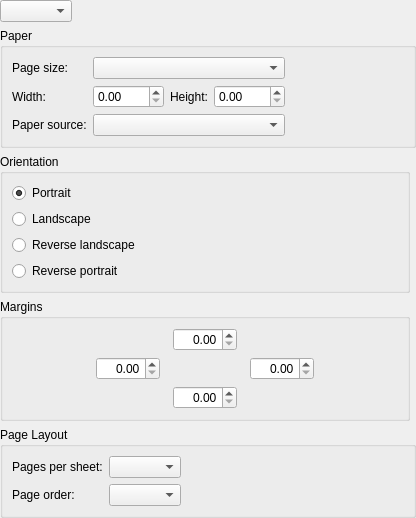
<ui version="4.0" >
 <class>QPageSetupWidget</class>
 <widget class="QWidget" name="QPageSetupWidget" >
  <property name="geometry" >
   <rect>
    <x>0</x>
    <y>0</y>
    <width>416</width>
    <height>515</height>
   </rect>
  </property>
  <property name="windowTitle" >
   <string>Form</string>
  </property>
  <layout class="QGridLayout" name="gridLayout_3" >
   <property name="margin" >
    <number>0</number>
   </property>
   <item row="1" column="0" colspan="2">
    <widget class="QGroupBox" name="groupBox_2">
     <property name="title">
      <string>Paper</string>
     </property>
     <layout class="QGridLayout" name="gridLayout_2">
      <item row="0" column="0">
       <widget class="QLabel" name="pageSizeLabel">
        <property name="text">
         <string>Page size:</string>
        </property>
        <property name="buddy">
         <cstring>pageSizeCombo</cstring>
        </property>
       </widget>
      </item>
      <item row="0" column="1" >
       <widget class="QComboBox" name="pageSizeCombo" />
      </item>
      <item row="1" column="0" >
       <widget class="QLabel" name="widthLabel" >
        <property name="text" >
         <string>Width:</string>
        </property>
        <property name="buddy" >
         <cstring>pageWidth</cstring>
        </property>
       </widget>
      </item>
      <item row="1" column="1" >
       <layout class="QHBoxLayout" name="horizontalLayout_3" >
        <item>
         <widget class="QDoubleSpinBox" name="pageWidth" >
          <property name="maximum" >
           <double>9999.989999999999782</double>
          </property>
         </widget>
        </item>
        <item>
         <widget class="QLabel" name="heightLabel" >
          <property name="text" >
           <string>Height:</string>
          </property>
          <property name="buddy" >
           <cstring>pageHeight</cstring>
          </property>
         </widget>
        </item>
        <item>
         <widget class="QDoubleSpinBox" name="pageHeight" >
          <property name="maximum" >
           <double>9999.989999999999782</double>
          </property>
         </widget>
        </item>
       </layout>
      </item>
      <item row="2" column="0" >
       <widget class="QLabel" name="paperSourceLabel" >
        <property name="text" >
         <string>Paper source:</string>
        </property>
        <property name="buddy" >
         <cstring>paperSource</cstring>
        </property>
       </widget>
      </item>
      <item row="2" column="1" >
       <widget class="QComboBox" name="paperSource" />
      </item>
      <item row="1" column="2" >
       <spacer name="horizontalSpacer_4" >
        <property name="orientation" >
         <enum>Qt::Horizontal</enum>
        </property>
        <property name="sizeHint" stdset="0" >
         <size>
          <width>40</width>
          <height>20</height>
         </size>
        </property>
       </spacer>
      </item>
      <item row="0" column="2">
       <widget class="QLabel" name="pageSizeWarningLabel"/>
      </item>
     </layout>
    </widget>
   </item>
   <item row="0" column="0" colspan="2">
    <layout class="QHBoxLayout" name="horizontalLayout_4">
     <item>
      <widget class="QComboBox" name="unitCombo"/>
     </item>
     <item>
      <spacer name="horizontalSpacer_3">
       <property name="orientation">
        <enum>Qt::Horizontal</enum>
       </property>
       <property name="sizeHint" stdset="0">
        <size>
         <width>40</width>
         <height>20</height>
        </size>
       </property>
      </spacer>
     </item>
    </layout>
   </item>
   <item row="2" column="1" rowspan="2">
    <widget class="QWidget" name="preview" native="true"/>
   </item>
   <item row="2" column="0">
    <widget class="QGroupBox" name="groupBox_3">
     <property name="title">
      <string>Orientation</string>
     </property>
     <layout class="QVBoxLayout" name="verticalLayout" >
      <item>
       <widget class="QRadioButton" name="portrait" >
        <property name="text" >
         <string>Portrait</string>
        </property>
        <property name="checked" >
         <bool>true</bool>
        </property>
       </widget>
      </item>
      <item>
       <widget class="QRadioButton" name="landscape" >
        <property name="text" >
         <string>Landscape</string>
        </property>
       </widget>
      </item>
      <item>
       <widget class="QRadioButton" name="reverseLandscape" >
        <property name="text" >
         <string>Reverse landscape</string>
        </property>
       </widget>
      </item>
      <item>
       <widget class="QRadioButton" name="reversePortrait" >
        <property name="text" >
         <string>Reverse portrait</string>
        </property>
       </widget>
      </item>
      <item>
       <spacer name="verticalSpacer_5" >
        <property name="orientation" >
         <enum>Qt::Vertical</enum>
        </property>
        <property name="sizeHint" stdset="0" >
         <size>
          <width>0</width>
          <height>0</height>
         </size>
        </property>
       </spacer>
      </item>
     </layout>
    </widget>
   </item>
   <item row="3" column="0">
    <widget class="QGroupBox" name="groupBox">
     <property name="title">
      <string>Margins</string>
     </property>
     <layout class="QHBoxLayout" name="horizontalLayout_2" >
      <item>
       <layout class="QGridLayout" name="gridLayout" >
        <item row="0" column="1" >
         <widget class="QDoubleSpinBox" name="topMargin" >
          <property name="toolTip" >
           <string>top margin</string>
          </property>
          <property name="accessibleName" >
           <string>top margin</string>
          </property>
          <property name="alignment" >
           <set>Qt::AlignRight|Qt::AlignTrailing|Qt::AlignVCenter</set>
          </property>
          <property name="maximum" >
           <double>999.990000000000009</double>
          </property>
         </widget>
        </item>
        <item row="1" column="0" colspan="3" >
         <layout class="QHBoxLayout" name="horizontalLayout" >
          <item>
           <spacer name="horizontalSpacer_7" >
            <property name="orientation" >
             <enum>Qt::Horizontal</enum>
            </property>
            <property name="sizeHint" stdset="0" >
             <size>
              <width>0</width>
              <height>20</height>
             </size>
            </property>
           </spacer>
          </item>
          <item>
           <widget class="QDoubleSpinBox" name="leftMargin" >
            <property name="toolTip" >
             <string>left margin</string>
            </property>
            <property name="accessibleName" >
             <string>left margin</string>
            </property>
            <property name="alignment" >
             <set>Qt::AlignRight|Qt::AlignTrailing|Qt::AlignVCenter</set>
            </property>
            <property name="maximum" >
             <double>999.990000000000009</double>
            </property>
           </widget>
          </item>
          <item>
           <spacer name="horizontalSpacer" >
            <property name="orientation" >
             <enum>Qt::Horizontal</enum>
            </property>
            <property name="sizeType" >
             <enum>QSizePolicy::MinimumExpanding</enum>
            </property>
            <property name="sizeHint" stdset="0" >
             <size>
              <width>0</width>
              <height>0</height>
             </size>
            </property>
           </spacer>
          </item>
          <item>
           <widget class="QDoubleSpinBox" name="rightMargin" >
            <property name="toolTip" >
             <string>right margin</string>
            </property>
            <property name="accessibleName" >
             <string>right margin</string>
            </property>
            <property name="alignment" >
             <set>Qt::AlignRight|Qt::AlignTrailing|Qt::AlignVCenter</set>
            </property>
            <property name="maximum" >
             <double>999.990000000000009</double>
            </property>
           </widget>
          </item>
          <item>
           <spacer name="horizontalSpacer_8" >
            <property name="orientation" >
             <enum>Qt::Horizontal</enum>
            </property>
            <property name="sizeHint" stdset="0" >
             <size>
              <width>0</width>
              <height>20</height>
             </size>
            </property>
           </spacer>
          </item>
         </layout>
        </item>
        <item row="0" column="2">
         <spacer name="horizontalSpacer_2">
          <property name="orientation">
           <enum>Qt::Horizontal</enum>
          </property>
          <property name="sizeType">
           <enum>QSizePolicy::MinimumExpanding</enum>
          </property>
          <property name="sizeHint" stdset="0">
           <size>
            <width>0</width>
            <height>20</height>
           </size>
          </property>
         </spacer>
        </item>
        <item row="2" column="1">
         <widget class="QDoubleSpinBox" name="bottomMargin">
          <property name="toolTip">
           <string>bottom margin</string>
          </property>
          <property name="accessibleName" >
           <string>bottom margin</string>
          </property>
          <property name="alignment" >
           <set>Qt::AlignRight|Qt::AlignTrailing|Qt::AlignVCenter</set>
          </property>
          <property name="maximum" >
           <double>999.990000000000009</double>
          </property>
         </widget>
        </item>
        <item row="0" column="0">
         <spacer name="horizontalSpacer_5">
          <property name="orientation">
           <enum>Qt::Horizontal</enum>
          </property>
          <property name="sizeType" >
           <enum>QSizePolicy::MinimumExpanding</enum>
          </property>
          <property name="sizeHint" stdset="0">
           <enum>QSizePolicy::MinimumExpanding</enum>
          </property>
          <property name="sizeHint" stdset="0" >
           <size>
            <width>0</width>
            <height>20</height>
           </size>
          </property>
         </spacer>
        </item>
       </layout>
      </item>
     </layout>
    </widget>
   </item>
   <item row="5" column="0" colspan="2">
    <widget class="QGroupBox" name="pagesPerSheetButtonGroup">
     <property name="title">
      <string>Page Layout</string>
     </property>
     <layout class="QGridLayout" name="gridLayout_4">
      <item row="0" column="1">
       <widget class="QComboBox" name="pagesPerSheetCombo"/>
      </item>
      <item row="0" column="2">
       <spacer name="horizontalSpacer_6">
        <property name="orientation">
         <enum>Qt::Horizontal</enum>
        </property>
        <property name="sizeHint" stdset="0">
         <size>
          <width>40</width>
          <height>20</height>
         </size>
        </property>
       </spacer>
      </item>
      <item row="1" column="0">
       <widget class="QLabel" name="label">
        <property name="text">
         <string>Page order:</string>
        </property>
       </widget>
      </item>
      <item row="1" column="1">
       <widget class="QComboBox" name="pagesPerSheetLayoutCombo"/>
      </item>
      <item row="0" column="0">
       <widget class="QLabel" name="label_2">
        <property name="text">
         <string>Pages per sheet:</string>
        </property>
       </widget>
      </item>
     </layout>
    </widget>
   </item>
   <item row="6" column="0">
    <spacer name="verticalSpacer">
     <property name="orientation">
      <enum>Qt::Vertical</enum>
     </property>
     <property name="sizeHint" stdset="0" >
      <size>
       <width>20</width>
       <height>40</height>
      </size>
     </property>
    </spacer>
   </item>
  </layout>
 </widget>
 <resources/>
 <connections/>
</ui>
